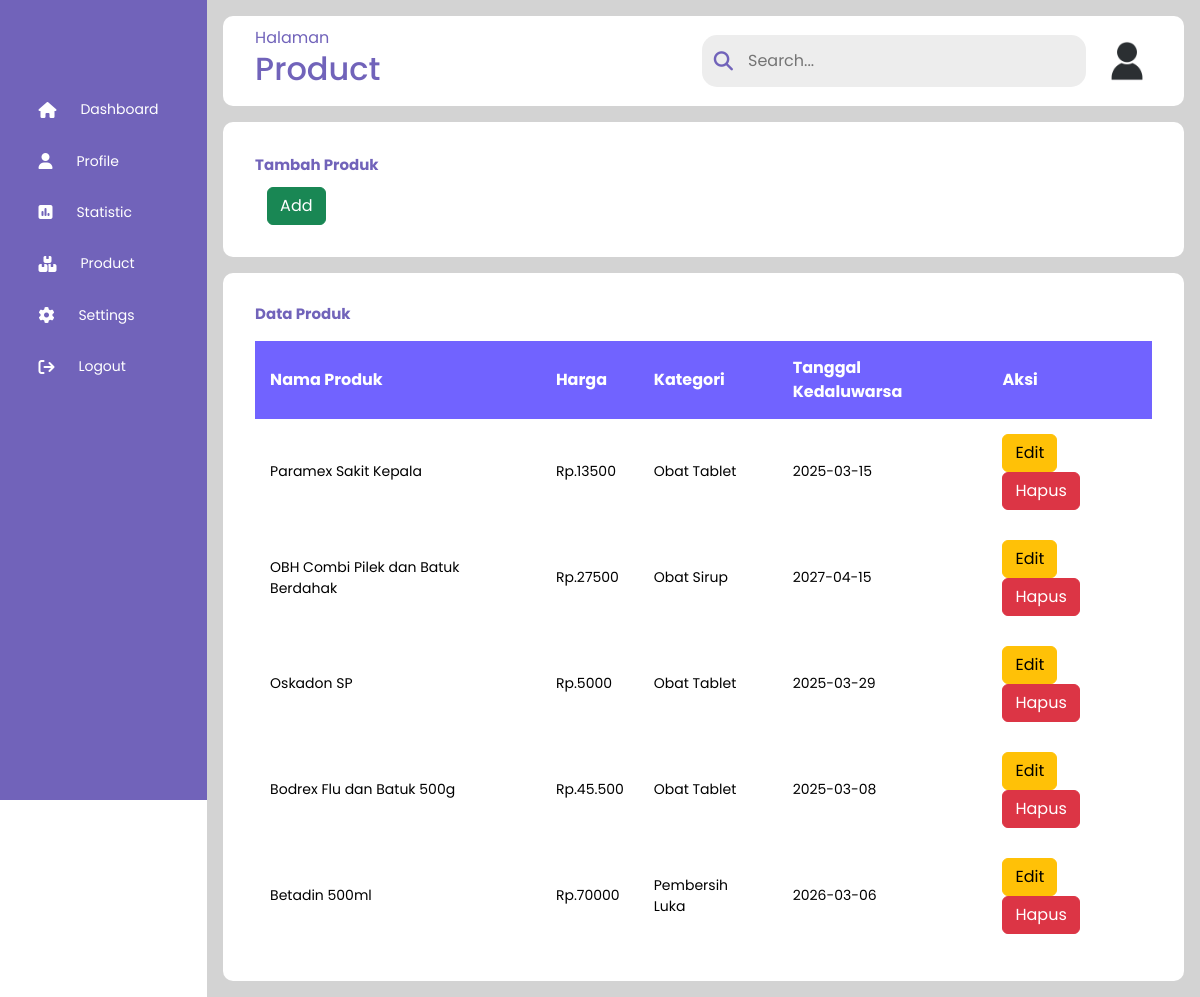
/Code/ApotekOnline-AU-D-Ap-L-P/Product.php (signed in), run on an earlier commit of the app's database.
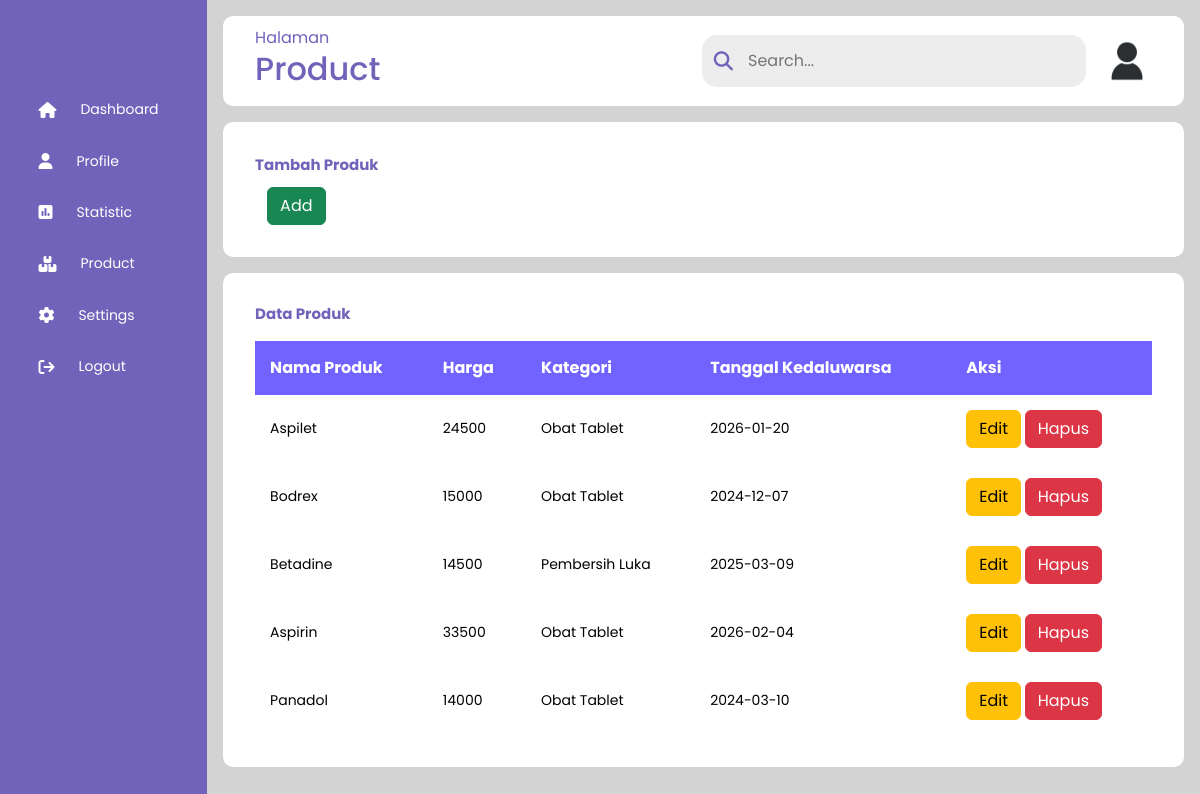
And on a later commit of the database.
### tables this page shows
CREATE TABLE `add_product` (
  `id_product` int(11) NOT NULL,
  `nama_produk` varchar(255) NOT NULL,
  `harga` int(11) NOT NULL,
  `kategori` varchar(255) NOT NULL,
  `date_exp` varchar(255) NOT NULL,
  `foto_produk` varchar(255) NOT NULL
);

### Code/ApotekOnline-AU-D-Ap-L-P/Product.php (the view, shortened to what this page needs)
<!DOCTYPE html>
<html>
<head>
	<link rel="stylesheet" href="https://cdn.jsdelivr.net/npm/bootstrap@5.3.2/dist/css/bootstrap.min.css">
	<link rel="stylesheet" href="https://cdnjs.cloudflare.com/ajax/libs/font-awesome/6.5.1/css/all.min.css" />
	<link rel="stylesheet" href="styleAdmin.css">
</head>
<body>
	<div class="sidebar">
		<div class="logo"></div>
		<ul class="menu">
			<li>
				<a href="admin.php">
					<i class="fa-solid fa-house"></i>
					<span>Dashboard</span>
				</a>
			</li>
			<li>
				<a href="adminProfile.php">
					<i class="fa-solid fa-user"></i>
					<span>Profile</span>
				</a>
			</li>
			<li>
				<a href="statistic.php">
					<i class="fa-solid fa-square-poll-vertical"></i>
					<span>Statistic</span>
				</a>
			</li>
			<li>
				<a href="Product.php">
					<i class="fa-solid fa-boxes-stacked"></i>
					<span>Product</span>
				</a>
			</li>
			<li>
				<a href="settingAdmin.php">
					<i class="fa-solid fa-gear"></i>
					<span>Settings</span>
				</a>
			</li>
			<li>
				<a href="logout.php">
					<i class="fa-solid fa-arrow-right-from-bracket"></i>
					<span>Logout</span>
				</a>
			</li>
		</ul>
	</div>
	<div class="main-content">
		<div class="header-wrapper">
			<div class="header-title">
				<span>Halaman</span>
				<h2>Product</h2>
			</div>
			<div class="user-info">
				<div class="search-box">
					<i class="fa-solid fa-magnifying-glass"></i>
					<input type="text" placeholder="Search...">
				</div>
				<a href="adminProfile.php"><img src="./Image/user.jpg" title="Admin"></a>
			</div>
		</div>
		<div class="card-container">
			<div class="main-title">
				<b>Tambah Produk</b>
			</div>
			<div class="card-wrapper">
				<div class="product-container">
					<div class="container">
						<a href="add_product.php" class="btn btn-success">Add</a>
					</div>
				</div>
			</div>
		</div>
		<div class="table-wrapper">
			<h1 class="main-title"><b>Data Produk</b></h1>
			<div class="table-container">
				<table>
					<thead>
						<tr>
							<th>Nama Produk</th>
							<th>Harga</th>
							<th>Kategori</th>
							<th>Tanggal Kedaluwarsa</th>
							<th>Aksi</th>
						</tr>
					</thead>
					<tbody>
						<?php
							include "db.php";
							$sql = "SELECT * FROM add_product";
							$result = mysqli_query($connect, $sql);
							if ($result) {
								while ($row = mysqli_fetch_assoc($result)) {
									$id_product = $row["id_product"];
									$nama_produk = $row["nama_produk"];
									$harga = $row["harga"];
									$kategori = $row["kategori"];
									$date_exp = $row["date_exp"];
									echo "
										<tr>
											<td>".$nama_produk."</td>
											<td>".$harga."</td>
											<td>".$kategori."</td>
											<td>".$date_exp."</td>
											<td>
												<button class='btn btn-warning'><a href='editProAdmin.php?updateid=".$id_product."' class='text-black' style='text-decoration:none'>Edit</a></button>
												<button class='btn btn-danger'><a href='deleteProAdmin.php?deleteid=".$id_product."' class='text-white' style='text-decoration:none'>Hapus</a></button>
											</td>
										</tr>
									";
								}
							}
						?>
					</tbody>
				</table>
			</div>
		</div>
	</div>
</body>
</html>

### Code/ApotekOnline-AU-D-Ap-L-P/styleAdmin.css (style rules this page uses)
* { margin: 0; padding: 0; border: none; outline: none; box-sizing: border-box; font-family: "Poppins", sans-serif; }
body { display: flex; }
.sidebar { position: sticky; top: 0; left: 0; bottom: 0; width: 110px; height: 100vh; padding: 0 1.7rem; color: white; overflow: hidden; transition: all 0.5s linear; background: rgba(113, 99, 186, 255); }
.logo { height: 80px; padding: 5px; }
.menu { height: 80%; position: relative; list-style: none; padding: 0; }
.menu li { padding: 0.7rem; margin: 8px 0; border-radius: 8px; transition: all 0.5s ease-in-out; }
.menu a { color: white; font-size: 14px; text-decoration: none; display: flex; align-items: center; gap: 1.5rem; }
.menu a span { overflow: hidden; }
.menu a i { font-size: 1rem; }
.main-content { position: relative; background: lightgray; width: 100%; padding: 1rem; }
.header-wrapper img { width: 50px; height: 50px; cursor: pointer; border-radius: 50%; }
.header-wrapper { display: flex; justify-content: space-between; align-items: center; flex-wrap: wrap; background: white; border-radius: 10px; padding: 10px 2rem; margin-bottom: 1rem; }
.header-title { color: rgba(113, 99, 186, 255); }
.user-info { display: flex; align-items: center; gap: 1rem; }
.search-box { background: rgb(237, 237, 237); border-radius: 15px; color: rgba(113, 99, 186, 255); display: flex; align-items: center; gap: 5px; padding: 4px 12px; }
.search-box input { background: transparent; padding: 10px; }
.search-box i { font-size: 1.2rem; cursor: pointer; transition: all 0.5s ease-out; }
.card-container { background: white; padding: 2rem; border-radius: 10px; }
.card-wrapper { display: flex; flex-wrap: wrap; gap: 1rem; }
.main-title { color: rgba(113, 99, 186, 255); padding-bottom: 10px; font-size: 15px; }
.table-wrapper { background: white; margin-top: 1rem; border-radius: 10px; padding: 2rem; }
.table-container { width: 100%; }
table { width: 100%; border-collapse: collapse; }
thead { background: rgb(113, 99, 255); color: white; }
th { padding: 15px; text-align: left; }
tbody { background: white; }
td { padding: 15px; font-size: 14px; color: black; }
tr:nth-child(even) { background: white; }

What changed in the data, as far as the page shows it:
removed add_product: nama_produk "Paramex Sakit Kepala", harga "Rp.13500", kategori "Obat Tablet", date_exp "2025-03-15"
removed add_product: nama_produk "OBH Combi Pilek dan Batuk Berdahak", harga "Rp.27500", kategori "Obat Sirup", date_exp "2027-04-15"
removed add_product: nama_produk "Oskadon SP", harga "Rp.5000", kategori "Obat Tablet", date_exp "2025-03-29"
removed add_product: nama_produk "Bodrex Flu dan Batuk 500g", harga "Rp.45.500", kategori "Obat Tablet", date_exp "2025-03-08"
removed add_product: nama_produk "Betadin 500ml", harga "Rp.70000", kategori "Pembersih Luka", date_exp "2026-03-06"
added add_product: nama_produk "Aspilet", harga "24500", kategori "Obat Tablet", date_exp "2026-01-20"
added add_product: nama_produk "Bodrex", harga "15000", kategori "Obat Tablet", date_exp "2024-12-07"
added add_product: nama_produk "Betadine", harga "14500", kategori "Pembersih Luka", date_exp "2025-03-09"
added add_product: nama_produk "Aspirin", harga "33500", kategori "Obat Tablet", date_exp "2026-02-04"
added add_product: nama_produk "Panadol", harga "14000", kategori "Obat Tablet", date_exp "2024-03-10"
